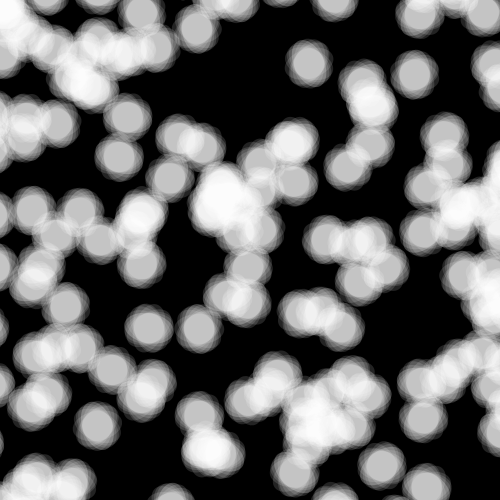
Frame 1 (no input)
Frame 2 (the mouse pressed at the canvas centre, redrawn once): identical to frame 1, image omitted

The Processing sketch that drew this single still picture (run headless with seeded random() and noise(); the mouse was pressed at the canvas centre and the sketch redrawn once):

// Processing sketch: processing_83643
// ── processing_83643.pde

void setup ()
{
  size(500,500);
  smooth();
  
  
}

void draw()
{
  background(0);
  noStroke();
  fill(255,35);
  
  for(int posx=0; posx<=500; posx=posx+5)
  for(int posy=0; posy<=500; posy=posy+5)
  {
  
  //largeur de l'ellipse
  int L=120/4;
  int H=200/4;
  
  translate(posx,posy);
  ellipse(0,0,H,L);

  rotate(PI/10);
  ellipse(0,0,H,L);
  
  rotate(PI/9);
  ellipse(0,0,H,L);
  
  rotate(PI/8);
  ellipse(0,0,H,L);
  
  rotate(PI/7);
  ellipse(0,0,H,L);
  
  rotate(PI/6);
  ellipse(0,0,H,L);
  
  rotate(PI/5);
  ellipse(0,0,H,L);
  
    rotate(PI/4);
  ellipse(0,0,H,L);
  
   rotate(PI/3);
  ellipse(0,0,H,L);
  
   rotate(PI/2);
  ellipse(0,0,H,L);
  
  }
  
  noLoop();
}
